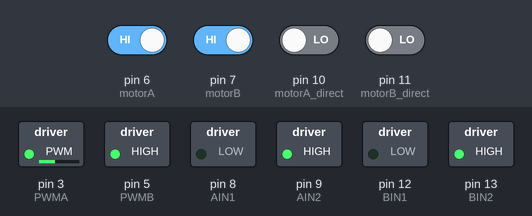
The sketch below on a simulated Arduino Uno, built with avr-gcc and run on an emulated ATmega328P. Parts: switched loads named in the sketch (green lamp = pin HIGH). The inputs (shaded band) are chosen by the test bench; at power-on: pin 6 (motorA), pin 7 (motorB) HIGH, pin 10 (motorA_direct), pin 11 (motorB_direct) LOW. What the sketch prints to the serial monitor is not drawn.

Above: at 1.2 s.
1.3 s: pin 10 (motorA_direct) driven HIGH
At 2.0 s:
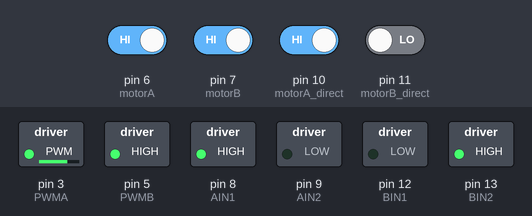
2.8 s: pin 6 (motorA) driven LOW
At 3.1 s:
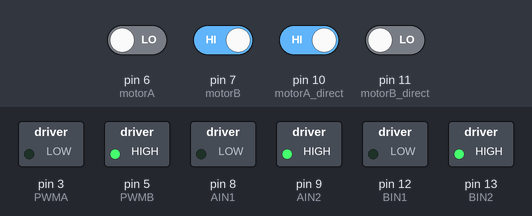
4.3 s: pin 7 (motorB) driven LOW
At 5.4 s:
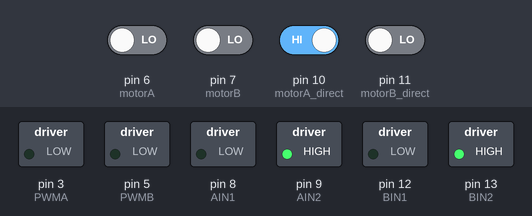
5.8 s: pin 6 (motorA) driven HIGH
At 6.6 s:
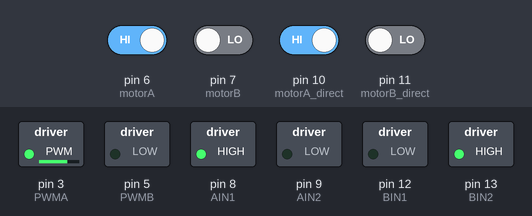
7.3 s: pin 10 (motorA_direct) driven LOW
At 7.7 s:
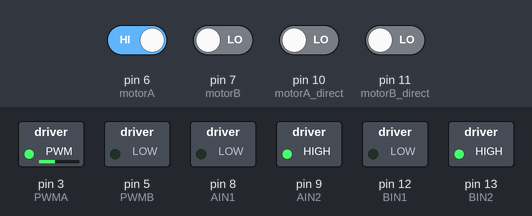
8.8 s: pin 7 (motorB) driven HIGH
At 10.1 s:
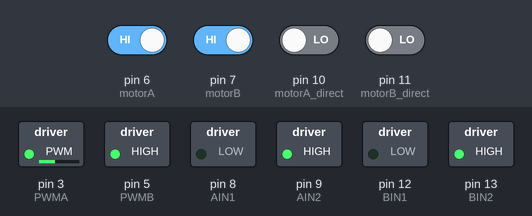
Timing chart, 0 to 11.3 s (numbered marks = the images above; inputs shaded):
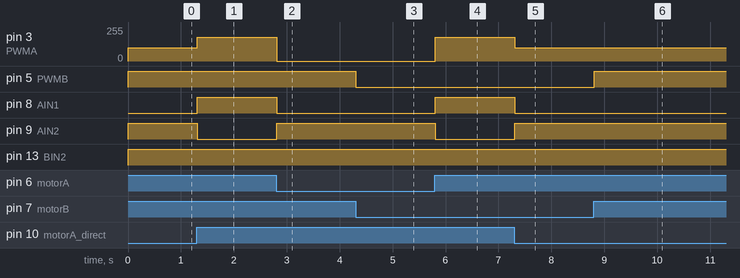

Measured:
- after the input at 1.3 s, pin 3 (PWMA): 100/255 → 180/255 at once; pin 8 (AIN1): LOW → HIGH at once; pin 9 (AIN2): HIGH → LOW at once
- after the input at 2.8 s, pin 3 (PWMA): 180/255 → 0/255 at once; pin 8 (AIN1): HIGH → LOW at once; pin 9 (AIN2): LOW → HIGH at once
- after the input at 4.3 s, pin 5 (PWMB): HIGH → LOW at once
- after the input at 5.8 s, pin 3 (PWMA): 0/255 → 180/255 at once; pin 8 (AIN1): LOW → HIGH at once; pin 9 (AIN2): HIGH → LOW at once
- after the input at 7.3 s, pin 3 (PWMA): 180/255 → 100/255 at once; pin 8 (AIN1): HIGH → LOW at once; pin 9 (AIN2): LOW → HIGH at once
- after the input at 8.8 s, pin 5 (PWMB): LOW → HIGH at once

The sketch:

ev3motor.ino
```cpp
/*
 * Autobot
 *
 * Code moves a robot and uses a SR04 sensor to detect objects
 * All Serial.print statements are used to troubleshoot and can be removed if desired
 *
 */

//Motor A
const int PWMA = 3;   //Speed control pin
const int AIN1 = 8;   //Direction - HIGH or LOW
const int AIN2 = 9;   //Direction - HIGH or LOW

//MotorB
const int PWMB = 5;
const int BIN1 = 12;
const int BIN2 = 13;

//NodeMCU
const int motorA = 6;
const int motorB = 7;

const int motorA_direct = 10;
const int motorB_direct = 11;

int mtA_state = 0;
int mtB_state = 0;

int mtA_direct = 0;
int mtB_direct = 0;


/* Motor speed control
 *
 *    mtrSpeed - The normal forward speed
 *    turnSpeed - used to turn the robot by making one motor turn faster than the other
 *
 */
int mtrSpeed = 255;     //regular robot speed
int turnSpeed = 200;    //faster speed used to turn robot


void setup(){
      Serial.begin(9600);           //Setup Serial monitor for 9600 baud

      pinMode(PWMA, OUTPUT);        //Motor A
      pinMode(AIN1, OUTPUT);
      pinMode(AIN2, OUTPUT);

      pinMode(PWMB, OUTPUT);       //Motor B
      pinMode(BIN1, OUTPUT);
      pinMode(BIN2, OUTPUT);

      pinMode(motorA, INPUT);
      pinMode(motorB, INPUT);

      pinMode(motorA_direct, INPUT);
      pinMode(motorB_direct, INPUT);

      Serial.println("start move");
}


/*
 * Main Program Loop
 */

void loop() {
  mtA_state = digitalRead(motorA);
  mtB_state = digitalRead(motorB);

  mtA_direct = digitalRead(motorA_direct);
  mtB_direct = digitalRead(motorB_direct);

  Serial.println(mtA_direct);

  if (mtA_state == LOW){
    move(1, 0, 0);
  } else if (mtA_state == HIGH && mtA_direct == HIGH){
    move(1, 180, 1);
  } else if (mtA_state == HIGH && mtA_direct == LOW){
    move(1, 100, 0);
  }

  if (mtB_state == LOW){
    move(2, 0, 0);
  } else if (mtB_state == HIGH && mtB_direct == HIGH){
    move(2, mtrSpeed, 1);
  } else if (mtB_state == HIGH && mtB_direct == LOW){
    move(2, mtrSpeed, 0);
  }

}


/*
 * Move motor logic
 */
void move(int motor, int speed, int direction) {

/*Move specific motor at speed and direction
*     motor: 1 for Motor A, 2 for motor B
*     speed: 0 is off, and 255 is full speed
*     direction: 0 clockwise, 1 counter-clockwise
*/

      boolean inPin1 = LOW;
      boolean inPin2 = HIGH;

      if(direction == 1){
            inPin1 = HIGH;
            inPin2 = LOW;
      }

      if(motor == 1) {
            digitalWrite(AIN1, inPin1);         //Used to detremine motor direction
            digitalWrite(AIN2, inPin2);         //Used to detremine motor direction
            analogWrite(PWMA, speed);
      } else if (motor == 2){
        digitalWrite(BIN1, inPin1);
        digitalWrite(BIN2, inPin2);
        analogWrite(PWMB, speed);
      }
}
```
